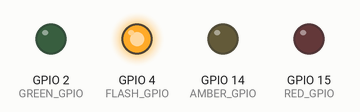
Simulated run of this sketch. Board: ESP32. Shown: output pins drawn as LEDs (lit = HIGH). WiFi joins after 1.5 s; servers stay silent unless stated; the camera gives no picture.

Above: at 0.7 s.
At 2.0 s:
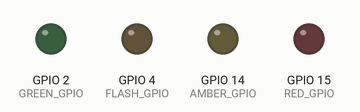
Timing chart, 0 to 3.5 s (numbered marks = the images above):
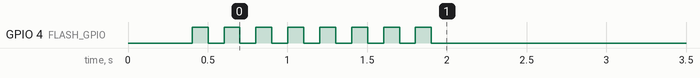

The sketch:

Camera_Module_1.ino
```cpp
#include "esp_camera.h"
#include <WiFi.h>
#define CAMERA_MODEL_AI_THINKER

#include "camera_pins.h"
#include "server.h"

const char* ssid = "SN-0";
const char* password = "control0507";

void startCameraServer();

void setup() {

  Serial.begin(115200);

  camera_config_t config;
  config.ledc_channel = LEDC_CHANNEL_0;
  config.ledc_timer = LEDC_TIMER_0;
  config.pin_d0 = Y2_GPIO_NUM;
  config.pin_d1 = Y3_GPIO_NUM;
  config.pin_d2 = Y4_GPIO_NUM;
  config.pin_d3 = Y5_GPIO_NUM;
  config.pin_d4 = Y6_GPIO_NUM;
  config.pin_d5 = Y7_GPIO_NUM;
  config.pin_d6 = Y8_GPIO_NUM;
  config.pin_d7 = Y9_GPIO_NUM;
  config.pin_xclk = XCLK_GPIO_NUM;
  config.pin_pclk = PCLK_GPIO_NUM;
  config.pin_vsync = VSYNC_GPIO_NUM;
  config.pin_href = HREF_GPIO_NUM;
  config.pin_sscb_sda = SIOD_GPIO_NUM;
  config.pin_sscb_scl = SIOC_GPIO_NUM;
  config.pin_pwdn = PWDN_GPIO_NUM;
  config.pin_reset = RESET_GPIO_NUM;
  config.xclk_freq_hz = 20000000;
  config.pixel_format = PIXFORMAT_JPEG;
  //init with high specs to pre-allocate larger buffers
  if(psramFound()){
    config.frame_size = FRAMESIZE_UXGA;
    config.jpeg_quality = 10;
    config.fb_count = 2;
  } else {
    config.frame_size = FRAMESIZE_SVGA;
    config.jpeg_quality = 12;
    config.fb_count = 1;
  }

#if defined(CAMERA_MODEL_ESP_EYE)
  pinMode(13, INPUT_PULLUP);
  pinMode(14, INPUT_PULLUP);
#endif

  // camera init
  esp_err_t err = esp_camera_init(&config);
  if (err != ESP_OK) {
    Serial.printf("Camera init failed with error 0x%x", err);
    return;
  }

  sensor_t * s = esp_camera_sensor_get();
  //initial sensors are flipped vertically and colors are a bit saturated
  if (s->id.PID == OV3660_PID) {
    s->set_vflip(s, 1);//flip it back
    s->set_brightness(s, 1);//up the blightness just a bit
    s->set_saturation(s, -2);//lower the saturation
  }
  //drop down frame size for higher initial frame rate
  s->set_framesize(s, FRAMESIZE_QVGA);

#if defined(CAMERA_MODEL_M5STACK_WIDE)
  s->set_vflip(s, 1);
  s->set_hmirror(s, 1);
#endif

  WiFi.hostname(TCM_ID);
  pinMode(4, OUTPUT);
  checkWiFiConnection();
  digitalWrite(4, 0);

  startCameraServer();
  initServer();
}

void checkWiFiConnection(){

  if(WiFi.status() != WL_CONNECTED){
    WiFi.mode(WIFI_STA);
    WiFi.begin(ssid, password);
  }

  while (WiFi.status() != WL_CONNECTED) {
    delay(100);
    digitalWrite(4, 1);
    delay(100);
    digitalWrite(4, 0);
  }
}

void loop() {
  handleRequests();
  checkWiFiConnection();
}
```

server.h
```cpp
#include <WebServer.h>

WebServer server(81);

#define TCM_ID "TCM-00000001"

#define HTTP_OK_CODE 200

#define RED_GPIO 15
#define AMBER_GPIO 14
#define GREEN_GPIO 2
#define FLASH_GPIO 4

#define FLASH_ON_MSG "FLASH ACTIVATED"
#define FLASH_OFF_MSG "FLASH DEACTIVATED"
#define RED_ON_MSG "RED ACTIVATED"
#define RED_OFF_MSG "RED DEACTIVATED"
#define AMBER_ON_MSG "AMBER ACTIVATED"
#define AMBER_OFF_MSG "AMBER DEACTIVATED"
#define GREEN_ON_MSG "GREEN ACTIVATED"
#define GREEN_OFF_MSG "GREEN DEACTIVATED"

void flash_on_handler(){
  digitalWrite(FLASH_GPIO, HIGH);
  server.send(HTTP_OK_CODE, "text/plain", FLASH_ON_MSG);
}

void flash_off_handler(){
  digitalWrite(FLASH_GPIO, LOW);
  server.send(HTTP_OK_CODE, "text/plain", FLASH_OFF_MSG);
}


void red_on_handler(){
  digitalWrite(RED_GPIO, HIGH);
  server.send(HTTP_OK_CODE, "text/plain", RED_ON_MSG);
}

void red_off_handler(){
  digitalWrite(RED_GPIO, LOW);
  server.send(HTTP_OK_CODE, "text/plain", RED_OFF_MSG);
}

void amber_on_handler(){
  digitalWrite(AMBER_GPIO, HIGH);
  server.send(HTTP_OK_CODE, "text/plain", AMBER_ON_MSG);
}

void amber_off_handler(){
  digitalWrite(AMBER_GPIO, LOW);
  server.send(HTTP_OK_CODE, "text/plain", AMBER_OFF_MSG);
}

void green_on_handler(){
  digitalWrite(GREEN_GPIO, HIGH);
  server.send(HTTP_OK_CODE, "text/plain", GREEN_ON_MSG);
}

void green_off_handler(){
  digitalWrite(GREEN_GPIO, LOW);
  server.send(HTTP_OK_CODE, "text/plain", GREEN_OFF_MSG);
}

void get_dev_id(){
  server.send(HTTP_OK_CODE, "text/plain", TCM_ID);
}

void reset_dev(){
  ESP.restart();
}


void initServer(){

    pinMode(RED_GPIO, OUTPUT);
    pinMode(AMBER_GPIO, OUTPUT);
    pinMode(GREEN_GPIO, OUTPUT);

    digitalWrite(RED_GPIO, LOW);
    digitalWrite(AMBER_GPIO, LOW);
    digitalWrite(GREEN_GPIO, LOW);


    server.on("/flash:1", flash_on_handler);
    server.on("/flash:0", flash_off_handler);
    server.on("/red:1", red_on_handler);
    server.on("/red:0", red_off_handler);
    server.on("/amber:1", amber_on_handler);
    server.on("/amber:0", amber_off_handler);
    server.on("/green:1", green_on_handler);
    server.on("/green:0", green_off_handler);
    server.on("/reset", reset_dev);
    server.on("/id", get_dev_id);

    server.begin();
}

void handleRequests(){
  server.handleClient();
}
```

camera_pins.h
```cpp
#if defined(CAMERA_MODEL_WROVER_KIT)
#define PWDN_GPIO_NUM    -1
#define RESET_GPIO_NUM   -1
#define XCLK_GPIO_NUM    21
#define SIOD_GPIO_NUM    26
#define SIOC_GPIO_NUM    27

#define Y9_GPIO_NUM      35
#define Y8_GPIO_NUM      34
#define Y7_GPIO_NUM      39
#define Y6_GPIO_NUM      36
#define Y5_GPIO_NUM      19
#define Y4_GPIO_NUM      18
#define Y3_GPIO_NUM       5
#define Y2_GPIO_NUM       4
#define VSYNC_GPIO_NUM   25
#define HREF_GPIO_NUM    23
#define PCLK_GPIO_NUM    22

#elif defined(CAMERA_MODEL_ESP_EYE)
#define PWDN_GPIO_NUM    -1
#define RESET_GPIO_NUM   -1
#define XCLK_GPIO_NUM    4
#define SIOD_GPIO_NUM    18
#define SIOC_GPIO_NUM    23

#define Y9_GPIO_NUM      36
#define Y8_GPIO_NUM      37
#define Y7_GPIO_NUM      38
#define Y6_GPIO_NUM      39
#define Y5_GPIO_NUM      35
#define Y4_GPIO_NUM      14
#define Y3_GPIO_NUM      13
#define Y2_GPIO_NUM      34
#define VSYNC_GPIO_NUM   5
#define HREF_GPIO_NUM    27
#define PCLK_GPIO_NUM    25

#elif defined(CAMERA_MODEL_M5STACK_PSRAM)
#define PWDN_GPIO_NUM     -1
#define RESET_GPIO_NUM    15
#define XCLK_GPIO_NUM     27
#define SIOD_GPIO_NUM     25
#define SIOC_GPIO_NUM     23

#define Y9_GPIO_NUM       19
#define Y8_GPIO_NUM       36
#define Y7_GPIO_NUM       18
#define Y6_GPIO_NUM       39
#define Y5_GPIO_NUM        5
#define Y4_GPIO_NUM       34
#define Y3_GPIO_NUM       35
#define Y2_GPIO_NUM       32
#define VSYNC_GPIO_NUM    22
#define HREF_GPIO_NUM     26
#define PCLK_GPIO_NUM     21

#elif defined(CAMERA_MODEL_M5STACK_WIDE)
#define PWDN_GPIO_NUM     -1
#define RESET_GPIO_NUM    15
#define XCLK_GPIO_NUM     27
#define SIOD_GPIO_NUM     22
#define SIOC_GPIO_NUM     23

#define Y9_GPIO_NUM       19
#define Y8_GPIO_NUM       36
#define Y7_GPIO_NUM       18
#define Y6_GPIO_NUM       39
#define Y5_GPIO_NUM        5
#define Y4_GPIO_NUM       34
#define Y3_GPIO_NUM       35
#define Y2_GPIO_NUM       32
#define VSYNC_GPIO_NUM    25
#define HREF_GPIO_NUM     26
#define PCLK_GPIO_NUM     21

#elif defined(CAMERA_MODEL_AI_THINKER)
#define PWDN_GPIO_NUM     32
#define RESET_GPIO_NUM    -1
#define XCLK_GPIO_NUM      0
#define SIOD_GPIO_NUM     26
#define SIOC_GPIO_NUM     27

#define Y9_GPIO_NUM       35
#define Y8_GPIO_NUM       34
#define Y7_GPIO_NUM       39
#define Y6_GPIO_NUM       36
#define Y5_GPIO_NUM       21
#define Y4_GPIO_NUM       19
#define Y3_GPIO_NUM       18
#define Y2_GPIO_NUM        5
#define VSYNC_GPIO_NUM    25
#define HREF_GPIO_NUM     23
#define PCLK_GPIO_NUM     22

#else
#error "Camera model not selected"
#endif
```
